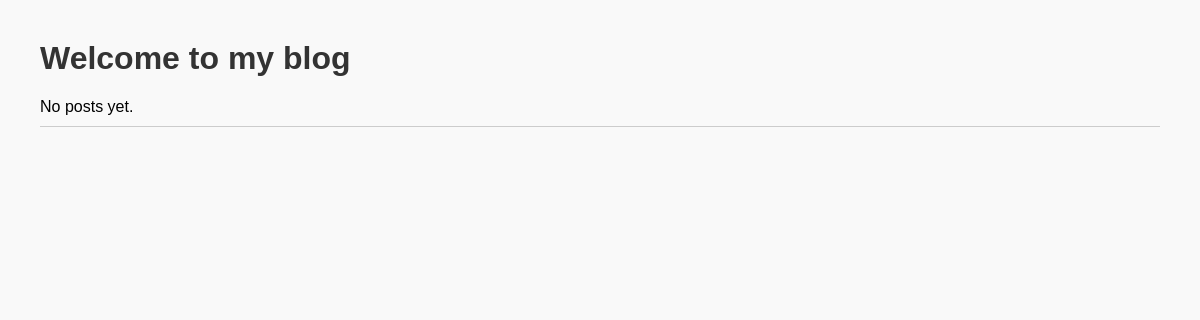
Before: / with the older database file.
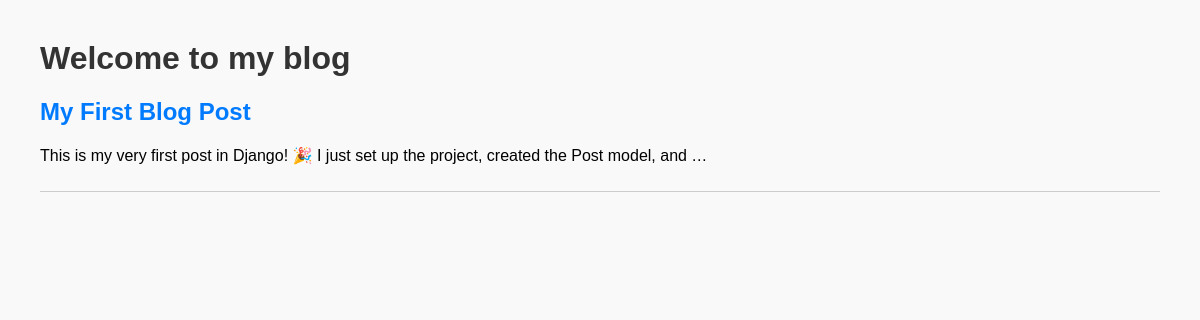
After: the same page with the newer database file.
### blog/models.py (models this page shows, shortened)
class Post(models.Model):
    title = models.CharField(max_length=200)
    content = models.TextField()
    published_date = models.DateTimeField(auto_now_add=True)
    author = models.ForeignKey(User, on_delete=models.CASCADE)

### blog/views.py (the view)
# urls.py: path('', views.index, name='index'),  # home page of blog
def index(request):
    posts = Post.objects.all().order_by('-published_date')  # get all posts
    return render(request, 'blog/index.html', {'posts': posts})

### blog/templates/blog/index.html (shortened to what this page needs)
{% load static %}
<!DOCTYPE html>
<html>
<head>
    <link rel="stylesheet" href="{% static 'blog/style.css' %}">
</head>
<body>
    <h1>Welcome to my blog</h1>
    <ul>
        {% for post in posts %}
            <li>
                <h2>
                    <a href="{% url 'post_detail' post.id %}">{{ post.title }}</a>
                </h2>
                <p>{{ post.content|truncatewords:20 }}</p>
            </li>
        {% empty %}
            <li>No posts yet.</li>
        {% endfor %}
    </ul>
</body>
</html>

### blog/static/blog/css/style.css (style rules this page uses)
body { font-family: Arial, sans-serif; background-color: #f4f4f4; }
h1 { color: darkblue; }
body { font-family: Arial, sans-serif; margin: 40px; background-color: #f9f9f9; }
h1 { color: #333; }
h2 a { color: #007BFF; text-decoration: none; }
ul { list-style: none; padding: 0; }
li { margin-bottom: 20px; padding-bottom: 10px; border-bottom: 1px solid #ccc; }

Changed rows visible on the page:
added Post: title "My First Blog Post", content "This is my very first post in Django! 🎉 I just set up the project, created the Post model, and …"
Other visible differences:
text no longer shown: "No posts yet."
